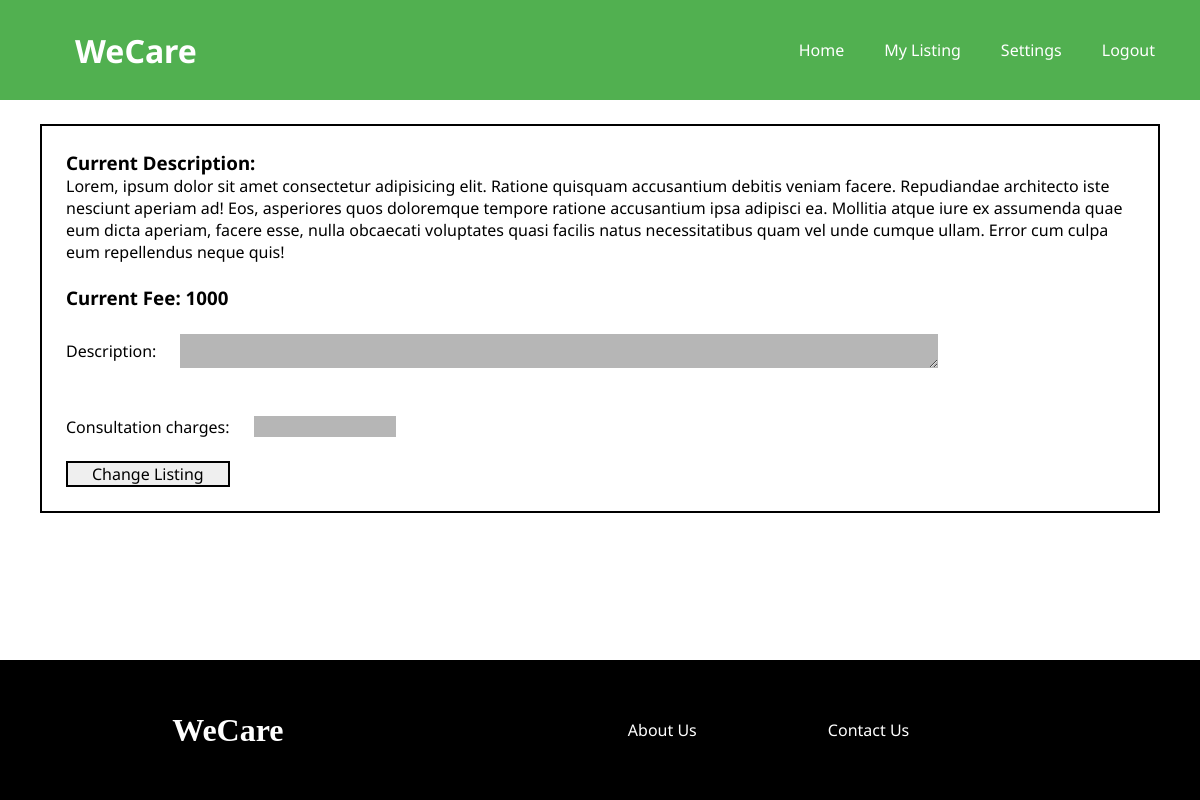
Screenshot of /mylisting/ (signed in) with the database file from the repository.
### listings/models.py (models this page shows, shortened)
class Listing(models.Model):
    listing_id = models.AutoField(primary_key=True)
    provider = models.ForeignKey(Provider, on_delete=models.CASCADE)
    description = models.TextField()
    consultation_charges = models.IntegerField()
    ethnicity = models.CharField(max_length=20)
    speciality = models.TextField()

### listings/views.py (the view)
# urls.py: path('mylisting/', listings.mylisting, name='mylisting'),
def mylisting(request):
    provider = get_object_or_404(Provider, user=request.user)
    try:
        listing = get_object_or_404(Listing, provider=provider)
    except Http404:
        listing = None
    if request.method == 'POST':
        form = EditListingForm(request.POST, instance=listing)
        if form.is_valid():
            form.save()
            return redirect('mylisting')
    else:
        form = EditListingForm(instance=listing)
    context = {
        'form': EditListingForm,
        'listing': listing
    }
    return render(request, 'listings/mylisting.html', context)

### listings/templates/listings/mylisting.html (shortened to what this page needs)
{% extends "listings/base.html" %}
{% load static %}
{% block content %}
<link rel="stylesheet" href="{% static 'listings/listing.css' %}">
{% if listing == None %}
<div class="main_listing">
    <h3>Add your Listing</h3>
    <form method="POST">
        {% csrf_token %}
        {{ form.as_p }}
        <input class="change" type="submit" value="Add Listing">
    </form>
</div>
{% else %}
    <div class="main_listing">
        <div class="listing">
            <h3>Current Description:</h3>
            <p>{{ listing.description }}</p>
            <br>
            <h3>Current Fee: {{ listing.consultation_charges }}</h3>
            <form method="POST">
                {{ form.as_p }}
                <input class="change" type="submit" value="Change Listing">
            </form>
        </div>
    </div>
{% endif  %}
{% endblock content %}

### listings/static/listings/base.css (style rules this page uses)
* { margin: 0; padding: 0; }
:root { --primary: #51b050; --secondary: #767676; }
body { height: 100vh; display: flex; flex-direction: column; }

### listings/static/listings/listing.css (style rules this page uses)
.listing { font-family: "Noto Sans", sans-serif; margin-left: 5vh; margin-right: 5vh; margin-top: 3vh; padding: 3vh; border: 2px solid black; }
form p { display: flex; align-items: center; }
#id_description, #id_consultation_charges { font-size: 10px; padding: 5px; border: none; background-color: rgb(182, 182, 182); margin: 3vh; }
#id_description { max-height: 3vh; min-width: 70%; }
.change { font-family: "Noto Sans", sans-serif; font-size: 2vh; border-radius: 0; border: 2px solid black; padding-left: 3vh; padding-right: 3vh; }

### rows the page displays
Listing: description "Lorem, ipsum dolor sit amet consectetur adipisicing elit. Ratione quisquam accusantium debitis veniam facere. Repudiandae architecto iste nesciunt aperiam ad! Eos, asperiores quos doloremque tempore ratione accusantium ipsa adipisci ea. Mollitia atque iure ex assumenda quae eum dicta aperiam, facere esse, nulla obcaecati voluptates quasi facilis natus necessitatibus quam vel unde cumque ullam. Error cum culpa eum repellendus neque quis!", consultation_charges "1000"
